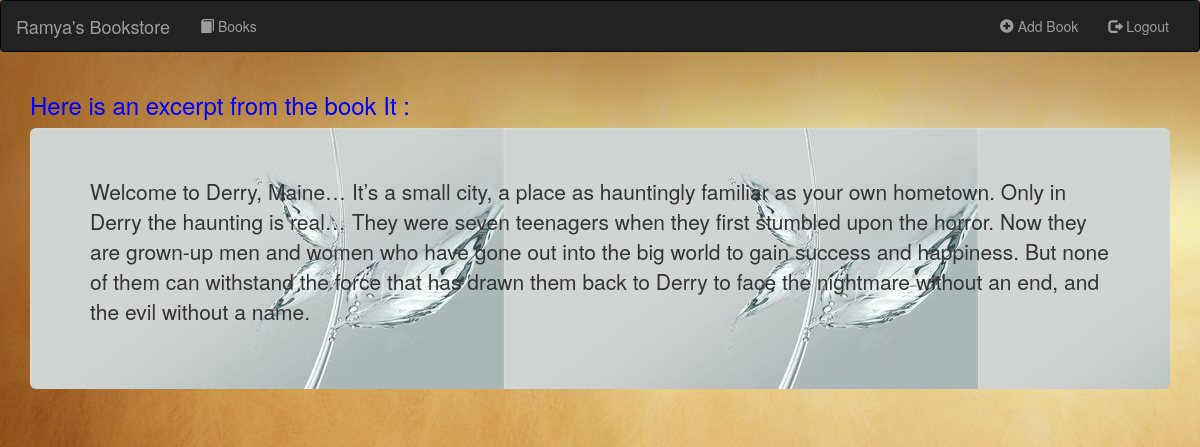
Page /books/2/sample/ on the committed database.
### books/models.py (models this page shows, shortened)
class Book(models.Model):
    name = models.CharField(max_length=100)
    author = models.CharField(max_length=100)
    description = models.TextField(blank=True, null=True)
    price = models.CharField(max_length=100)
    type = models.CharField(max_length=100)
    book_image = models.CharField(max_length=1000)

### books/views.py (the view)
# urls.py: path('<int:pk>/sample/',views.SampleView.as_view(),name='sample'),
class SampleView(generic.DetailView):
    model = Book
    template_name = 'books/sample.html'

### books/templates/books/sample.html
{% extends 'books/base.html' %}
{% block content %}
<div class="container">
<h3 style="color:blue;">Here is an excerpt from the book  {{book.name}} :</h3>
    <div class="jumbotron  jtimg2"  >
<p>{{ book.description}}</p>
</div>
    </div>
{% endblock %}

### books/static/books/style.css (style rules this page uses)
body { background-image: url('images/bg3.jpg') ; }

### rows in the picture
Book: name "It", description "Welcome to Derry, Maine… It’s a small city, a place as hauntingly familiar as your own hometown. Only in Derry the haunting is real… They were seven teenagers when they first stumbled upon the horror. Now they are grown-up men and women who have gone out into the big world to gain success and happiness. But none of them can withstand the force that has drawn them back to Derry to face the nightmare without an end, and the evil without a name."
